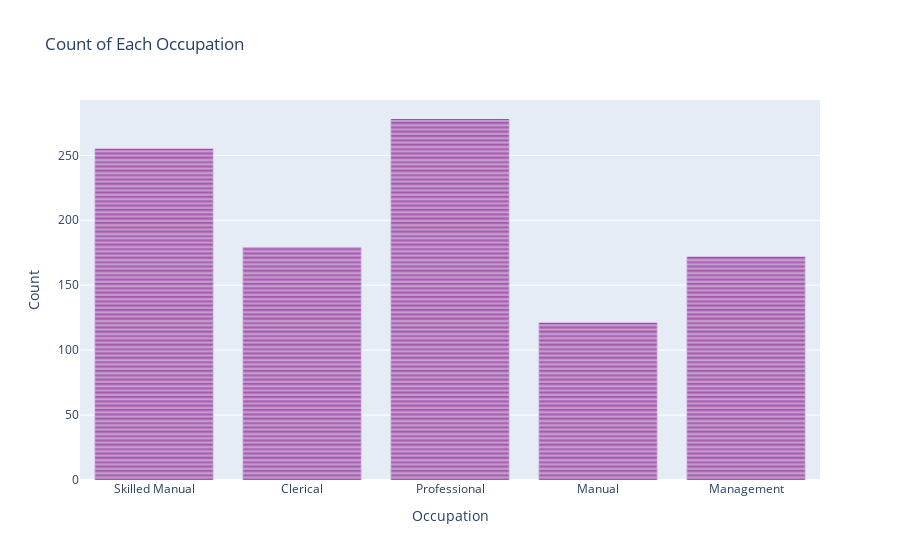

Source (notebook cell):
### Code cell
# Plotting the count of each occupation
fig = px.bar(data, x="Occupation", title="Count of Each Occupation", color_discrete_sequence=["purple"])
fig.update_layout(xaxis_title="Occupation", yaxis_title="Count")
fig.show()

### Figure 1 — Plotly figure (JSON) as saved in the notebook; plotly's stock layout.template omitted (floating-point values rounded to 4 significant figures; data arrays with more than 128 entries replaced by an {"elided": "..."} marker saying what was removed)
{"data": [{"hovertemplate": "Occupation=%{x}<br>count=%{y}<extra></extra>", "legendgroup": "", "marker": {"color": "purple", "pattern": {"shape": ""}}, "name": "", "orientation": "v", "showlegend": false, "textposition": "auto", "type": "bar", "x": {"elided": "1005 str values"}, "xaxis": "x", "y": {"elided": "1005 int values"}, "yaxis": "y"}], "layout": {"barmode": "relative", "legend": {"tracegroupgap": 0}, "title": {"text": "Count of Each Occupation"}, "xaxis": {"anchor": "y", "domain": [0, 1], "title": {"text": "Occupation"}}, "yaxis": {"anchor": "x", "domain": [0, 1], "title": {"text": "Count"}}}}
